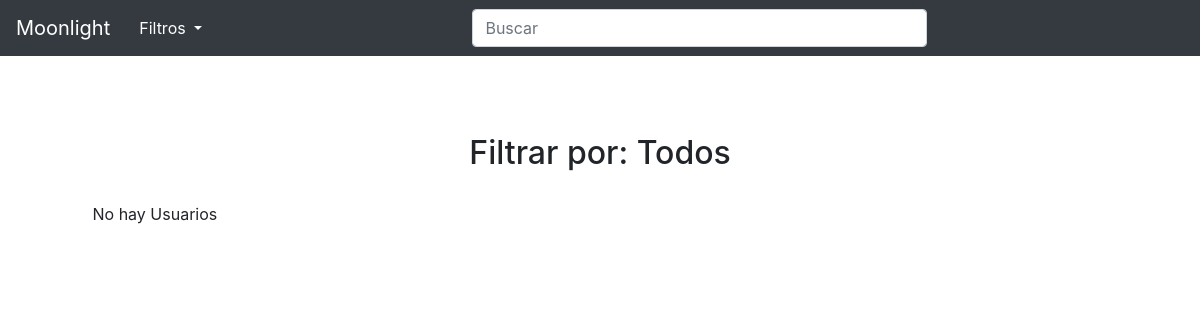
Page /ABM/usuarios/index.php on the earlier database version.
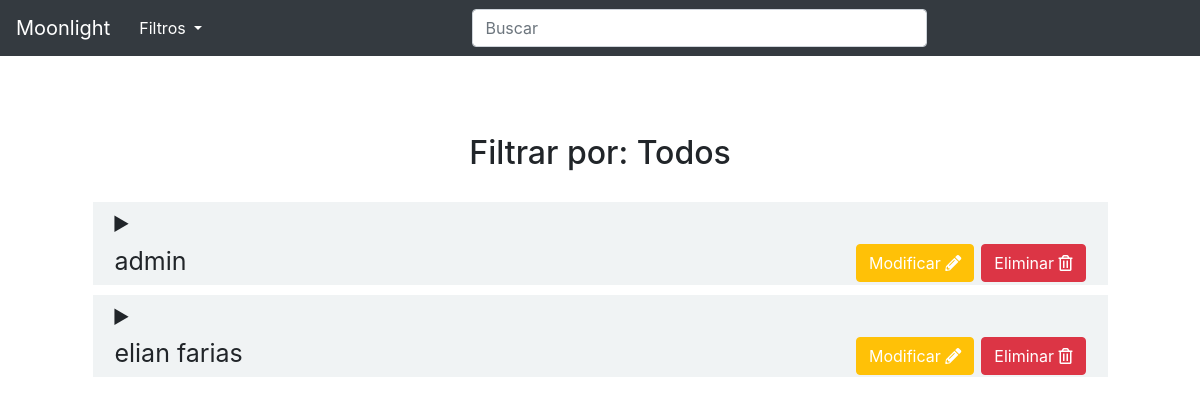
Same page on the later database version.
### tables this page shows
CREATE TABLE `usuarios` (
  `id` int(11) NOT NULL,
  `name` text NOT NULL,
  `username` text NOT NULL,
  `pass` text NOT NULL,
  `email` text NOT NULL,
  `code` text NOT NULL,
  `validation` text NOT NULL,
  `fechaRegistro` text NOT NULL,
  `ultimaConexion` text NOT NULL,
  `tipoUsuario` varchar(255) NOT NULL
);

### ABM/usuarios/filtros.php (called while the page is built, shortened)
<?php
	if (!isset($_GET['usuario']) && !isset($_GET['buscar']) || isset($_GET['usuario']) && $_GET['usuario']=='todos') {
		$sql="SELECT * FROM usuarios ORDER BY name ASC";
	}
?>

### ABM/usuarios/usuarios.php (the view, shortened to what this page needs)
<h2 class="titulo">Filtrar por:
	<?php
	if (isset($_GET['usuario'])) {
		echo $_GET['usuario'];
	} elseif (isset($_GET['buscar'])) {
		echo $_GET['buscar'];
	} else {
		echo "Todos";
	}
	?>
</h2>
<?php
$consulta = mysqli_query($conexion, $sql);
if (mysqli_num_rows($consulta) > 0) {
	while ($registro = mysqli_fetch_assoc($consulta)) {
		?>
		<details>
			<summary>
				<div class="row">
					<div class="col-lg-8 col-md-8 col-sm-8">
						<?php
								echo $registro['name'];
								?>
					</div>
					<div class="col-lg-4 col-md-4 col-sm-4 d-inline my-auto text-right">
						<a href="editar.php?id_editar=<?php echo $registro['id']; ?>">
							<button class="btn btn-warning text-white ">Modificar <i class="fas fa-pencil-alt"></i></button></a>
						<a href="index.php?id_borrar=<?php echo $registro['id']; ?>" onclick="return confirm('¿Realmente desea borrar el libro?')">
							<button class="btn btn-danger text-white">Eliminar <i class="far fa-trash-alt"></i></button></a>
					</div>
				</div>
			</summary>
		</details>
<?php
	}
} else {
	echo "No hay Usuarios";
}
?>

Differences in the rows shown:
added usuarios: name "admin"
added usuarios: name "elian farias"
Other differences:
text no longer shown: "No hay Usuarios"
